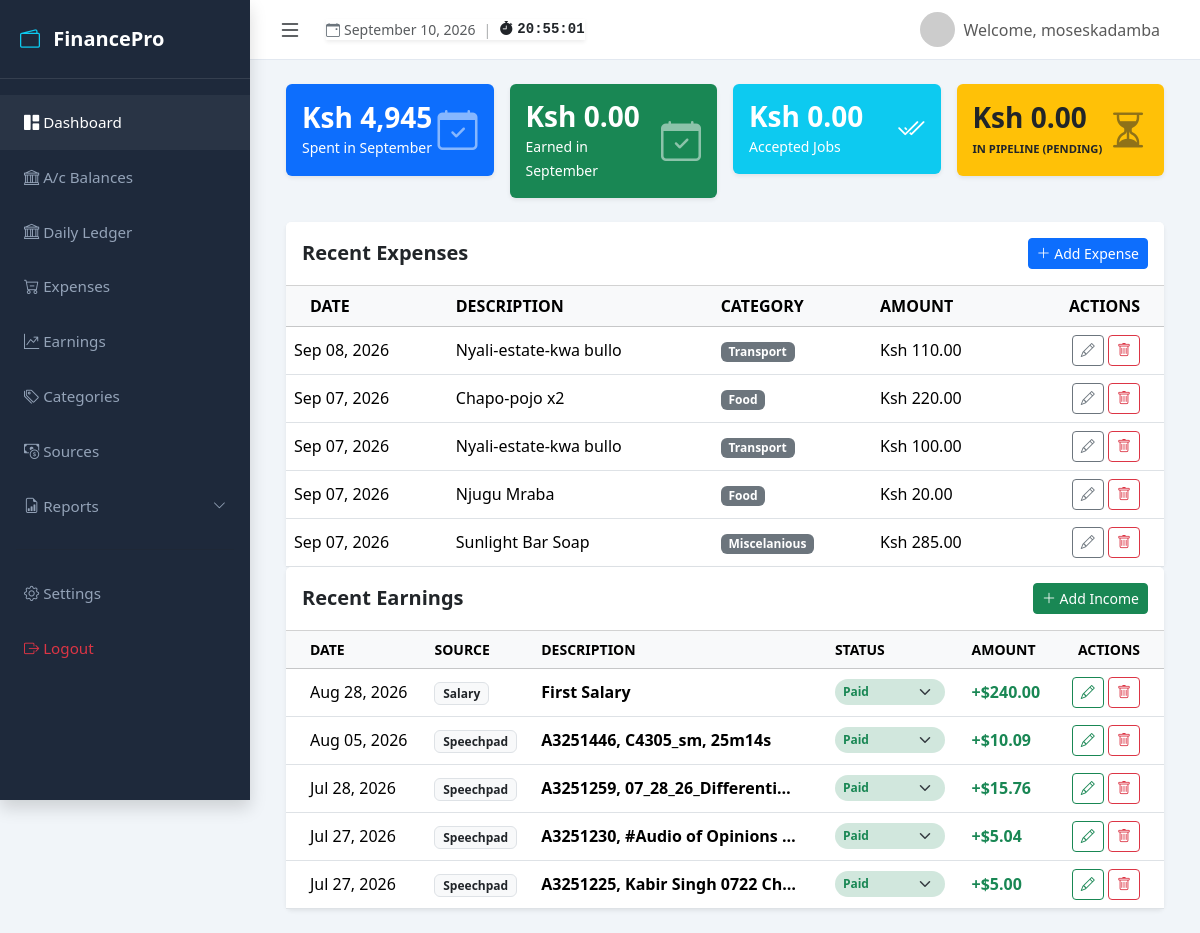
The app's page /dashboard (signed in), older data.
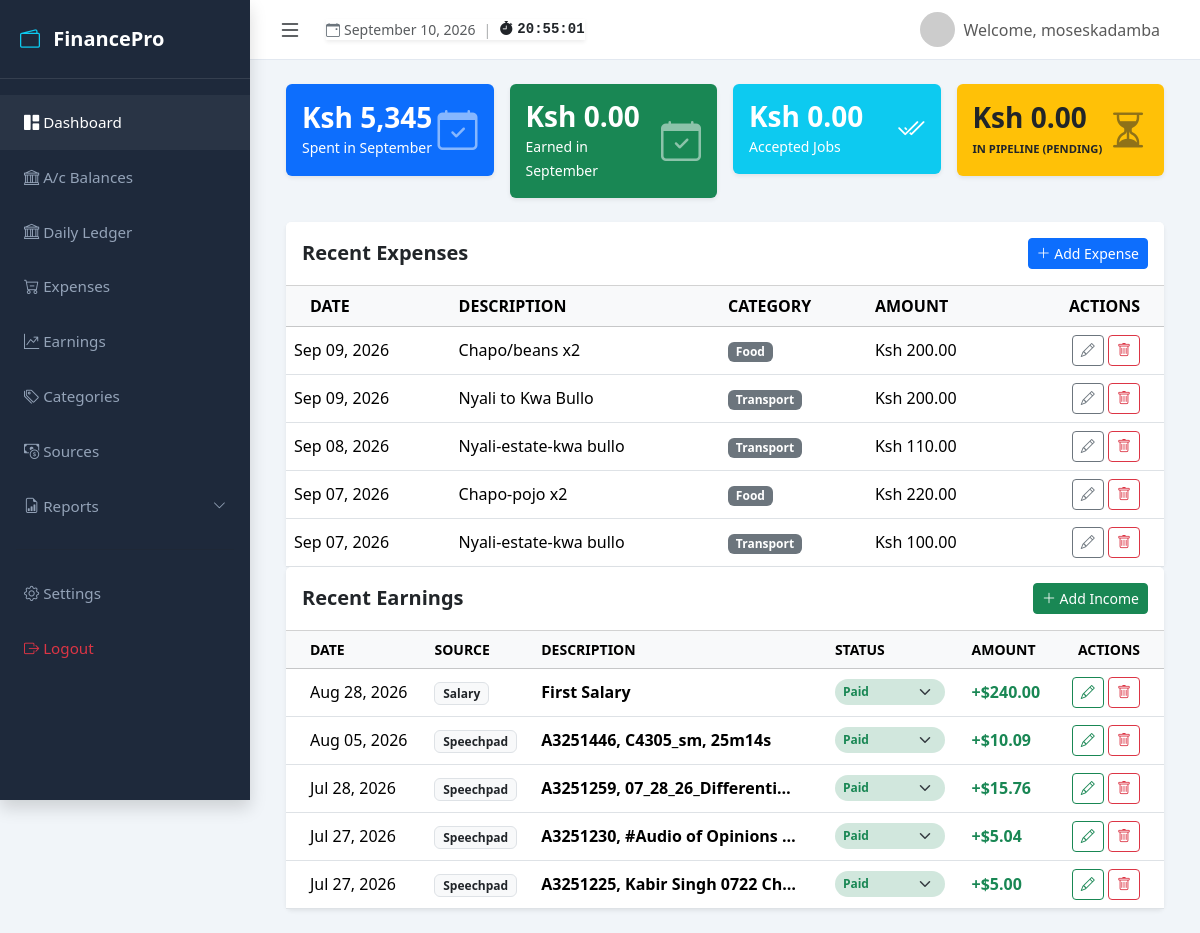
The same page, newer data.
### myapp/models.py (models this page shows, shortened)
class Expense(models.Model):
    user = models.ForeignKey(User, on_delete=models.CASCADE, related_name='expenses')
    amount = models.DecimalField(
        max_digits=10,
        decimal_places=2,
        validators=[MinValueValidator(Decimal('0.01'))]
    )
    category = models.ForeignKey(
        Category,
        on_delete=models.SET_NULL,
        null=True,
        blank=True,
        related_name='expenses'
    )
    description = models.TextField(blank=True, null=True)
    date = models.DateField(default=timezone.now)
    created_at = models.DateTimeField(auto_now_add=True)
    updated_at = models.DateTimeField(auto_now=True)
    class Meta:
        ordering = ['-date', '-created_at']

class Category(models.Model):
    user = models.ForeignKey(User, on_delete=models.CASCADE, related_name='categories')
    name = models.CharField(max_length=100)
    description = models.TextField(blank=True, null=True)
    created_at = models.DateTimeField(auto_now_add=True)
    class Meta:
        verbose_name_plural = "Categories"
        ordering = ['name']
        unique_together = ('user', 'name')

class Earning(models.Model):
    STATUS_CHOICES = [
        ('in_progress', 'In Progress'),
        ('in_review', 'In Review'),
        ('accepted', 'Accepted'),
        ('paid', 'Paid'),
    ]
    user = models.ForeignKey(User, on_delete=models.CASCADE)
    source = models.ForeignKey(Source, on_delete=models.SET_NULL, null=True)
    amount = models.DecimalField(max_digits=10, decimal_places=2)
    description = models.TextField(blank=True, null=True)
    status = models.CharField(max_length=20, choices=STATUS_CHOICES, default='in_progress')
    date = models.DateField(default=timezone.now)
    created_at = models.DateTimeField(auto_now_add=True)
    updated_at = models.DateTimeField(auto_now=True)
    class Meta:
        ordering = ['-date', '-created_at']

class Source(models.Model):
    user = models.ForeignKey(User, on_delete=models.CASCADE, related_name='sources')
    name = models.CharField(max_length=100)
    description = models.TextField(blank=True, null=True)
    created_at = models.DateTimeField(auto_now_add=True)
    class Meta:
        verbose_name_plural = "Sources"
        ordering = ['name']
        unique_together = ('user', 'name')

### myapp/views.py (the view, shortened to what this page needs)
# urls.py: path('dashboard',views.dashboard, name='dashboard'),
@login_required
def dashboard(request):
    now = timezone.now()
    all_expenses = Expense.objects.filter(user=request.user).order_by('-date', '-id').select_related('category')
    all_earnings = Earning.objects.filter(user=request.user).order_by('-date', '-created_at').select_related('source')
    categories = Category.objects.filter(user=request.user)
    sources = Source.objects.filter(user=request.user)
    monthly_spent = all_expenses.filter(
        date__year=now.year,
        date__month=now.month
    ).aggregate(total=Sum('amount'))['total'] or 0.0
    monthly_earning = all_earnings.filter(
        date__year=now.year,
        date__month=now.month
    ).aggregate(total=Sum('amount'))['total'] or 0.0
    recent_expenses = all_expenses[:5]
    recent_earnings = all_earnings[:5]
    total_earnings = monthly_earning * 125
    accepted_tot = Earning.objects.filter(user=request.user, status='accepted').aggregate(total=Sum('amount'))['total'] or 0.0
    accepted_total = accepted_tot * 125
    pipeline_statuses = ['accepted', 'in_review', 'in_progress']
    pipeline_tot = Earning.objects.filter(user=request.user, status__in=pipeline_statuses).aggregate(total=Sum('amount'))['total'] or 0.0
    pipeline_total = pipeline_tot * 125
    earning_form = EarningForm(user=request.user)
    form = ExpenseForm(user=request.user)
    context = {
        'recent_expenses': recent_expenses,
        'monthly_spent': monthly_spent,
        'categories': categories,
        'recent_earnings': recent_earnings,
        'monthly_earning': total_earnings,
        'sources': sources,
        'accepted_total': accepted_total,
        'pipeline_total': pipeline_total,
        'current_month_name': now.strftime('%B'),
        'form': form,
        'earning_form': earning_form,
    }
    return render(request, 'myapp/dashboard.html', context)

### myapp/forms.py
class ExpenseForm(forms.ModelForm):
    class Meta:
        model = Expense
        fields = ['amount', 'category', 'description', 'date']
        widgets = {
            'date': forms.DateInput(attrs={'type': 'date', 'class': 'form-control'}),
            'amount': forms.NumberInput(attrs={'class': 'form-control', 'step': '0.01', 'min': '0.01'}),
            'category': forms.Select(attrs={'class': 'form-select'}),
            'description': forms.Textarea(attrs={'class': 'form-control', 'rows': 3}),
        }
    def __init__(self, *args, **kwargs):
        user = kwargs.pop('user', None)
        super().__init__(*args, **kwargs)
        if user:
            categories = Category.objects.filter(user=user)
            self.fields['category'].queryset = categories
            self.fields['category'].label_from_instance = lambda obj: obj.name
        self.fields['category'].empty_label = "Select a category (optional)"

### myapp/templates/myapp/dashboard.html (shortened to what the changed rows need)
{% extends 'myapp/base.html' %}
{% block content %}
{% load l10n %}
<body>
<div class="container-fluid">
    <div class="row g-3 mb-4">
        <div class="col-md-3">
            <div class="card bg-primary text-white shadow-sm border-0">
                <div class="card-body d-flex justify-content-between align-items-center">
                    <div>
                        <h3 class="fw-bold mb-0" id="monthly-spent-card">Ksh {{ monthly_spent|localize }}</h3>
                        <small>Spent in {{ current_month_name }}</small>
                    </div>
                </div>
            </div>
        </div>
    </div>
    <div class="card shadow-sm border-0">
        <div class="card-body p-0">
            <div class="table-responsive">
                <table class="table table-hover align-middle mb-0">
                    <thead class="table-light">
                        <tr>
                            <th class="ps-4">DATE</th>
                            <th>DESCRIPTION</th>
                            <th>CATEGORY</th>
                            <th>AMOUNT</th>
                            <th class="text-end pe-4">ACTIONS</th>
                        </tr>
                    </thead>
                    <tbody id="expenses-table-body">
                        {% include 'partials/expense_rows.html' %}
                    </tbody>
                </table>
            </div>
        </div>
    </div>
   <div class="card border-0 shadow-sm">
        <div class="card-body p-0">
            <div class="table-responsive">
                <table class="table table-hover align-middle mb-0">
                    <thead class="table-light">
                        <tr class="small text-uppercase text-muted">
                            <th class="ps-4">Date</th>
                            <th>Source</th>
                            <th>Description</th>
                            <th>Status</th>
                            <th>Amount</th>
                            <th class="text-end pe-4">Actions</th>
                        </tr>
                    </thead>
                    <tbody id="earnings-table-body">
                        {% include 'partials/earning_rows.html' %}
                    </tbody>
                </table>
            </div>
        </div>
    </div>
</div>
{% include 'myapp/add_earning.html' %}
</body>
{% endblock %}

### myapp/templates/partials/expense_rows.html (shortened to what this page needs)
{% for expense in recent_expenses %}
<tr id="expense-row-{{ expense.id }}">
    <td class="expense-date">{{ expense.date|date:"M d, Y" }}</td>
    <td class="expense-description">{{ expense.description }}</td>
    <td>
        <span class="badge bg-secondary expense-category">{{ expense.category.name }}</span>
    </td>
    <td class="expense-amount">Ksh {{ expense.amount|floatformat:2 }}</td>
    <td class="text-end pe-4">
        <button type="button"
            class="btn btn-sm btn-outline-secondary edit-expense-btn"
            data-bs-toggle="modal"
            data-bs-target="#editExpenseModal"
            data-url="{% url 'expenses:edit_expense_dashboard' expense.pk %}"
            data-description="{{ expense.description|default:'' }}"
            data-amount="{{ expense.amount|stringformat:'.2f' }}"
            data-category="{{ expense.category.id }}"
            data-date="{{ expense.date|date:'Y-m-d' }}">
            <i class="bi bi-pencil"></i>
        </button>
        <form method="post" action="{% url 'expenses:delete_expense_dashboard' expense.pk %}" class="d-inline">
            <button type="button"
                    class="btn btn-sm btn-outline-danger open-delete-modal"
                    data-bs-toggle="modal"
                    data-bs-target="#deleteModal"
                    data-url="{% url 'expenses:delete_expense_dashboard' expense.pk %}"
                    data-description="{{ expense.description }}">
                    <i class="bi bi-trash"></i>
            </button>
        </form>
    </td>
</tr>
{% empty %}
<tr>
    <td colspan="5" class="text-center">No recent expenses found.</td>
</tr>
{% endfor %}

### myapp/templates/partials/earning_rows.html (shortened to what this page needs)
 {% for earning in recent_earnings %}
    <tr id="earning-row-{{ earning.pk }}">
        <td class="ps-4 text-nowrap earning-date">{{ earning.date|date:"M d, Y" }}</td>
        <td>
            <span class="badge bg-light text-dark border earning-source">{{ earning.source.name|default:"General" }}</span>
        </td>
        <td><span class="fw-semibold earning-description">{{ earning.description|truncatechars:30|default:"—" }}</span></td>
        <td>
            <select class="form-select form-select-sm status-dropdown border-0 shadow-none rounded-pill earning-status
                {% if earning.status == 'paid' %}bg-success-subtle text-success
                {% elif earning.status == 'accepted' %}bg-primary-subtle text-primary
                {% elif earning.status == 'in_review' %}bg-info-subtle text-info
                {% else %}bg-warning-subtle text-warning{% endif %}"
                data-url="{% url 'expenses:update_earning_status' earning.pk %}"
                style="width: 110px; cursor: pointer; font-size: 0.75rem; font-weight: 600;">
                <option value="paid" {% if earning.status == 'paid' %}selected{% endif %}>Paid</option>
            </select>
        </td>
        <td><span class="text-success fw-bold earning-amount">+${{ earning.amount }}</span></td>
        <td class="text-end pe-4">
            <button type="button"
                    class="btn btn-sm btn-outline-success edit-earning-btn"
                    data-bs-toggle="modal"
                    data-bs-target="#editEarningModal"
                    data-url="{% url 'expenses:edit_earning_dashboard' earning.pk %}"
                    data-description="{{ earning.description|default:'' }}"
                    data-amount="{{ earning.amount|stringformat:'.2f' }}"
                    data-source="{{ earning.source.id }}"
                    data-status="{{ earning.status }}"
                    data-date="{{ earning.date|date:'Y-m-d' }}">
                <i class="bi bi-pencil"></i>
            </button>
            <form method="post" action="{% url 'expenses:delete_earning_dashboard' earning.pk %}" class="d-inline delete-earning-form">
                <button type="button"
                        class="btn btn-sm btn-outline-danger open-delete-modal"
                        data-bs-toggle="modal"
                        data-bs-target="#deleteEarningModal"
                        data-url="{% url 'expenses:delete_earning_dashboard' earning.pk %}"
                        data-description="{{ earning.description }}">
                    <i class="bi bi-trash"></i>
                </button>
            </form>
        </td>
    </tr>
    {% empty %}
    <tr id="no-earnings-row">
        <td colspan="6" class="text-center py-5">
            <p class="text-muted">No earnings recorded yet.</p>
        </td>
    </tr>
    {% endfor %}

Row changes from the older to the newer data that the page shows:
no longer on this page (row unchanged): Expense: date "Sep 07, 2026", description "Njugu Mraba", category.name "Food", amount "20.00"
no longer on this page (row unchanged): Expense: date "Sep 07, 2026", description "Sunlight Bar Soap", category.name "Miscelanious", amount "285.00"
added Expense: date "Sep 09, 2026", description "Chapo/beans x2", category.name "Food", amount "200.00"
added Expense: date "Sep 09, 2026", description "Nyali to Kwa Bullo", category.name "Transport", amount "200.00"
Text that changed along with them:
{{ monthly_spent|localize }}: "4,945" → "5,345"
